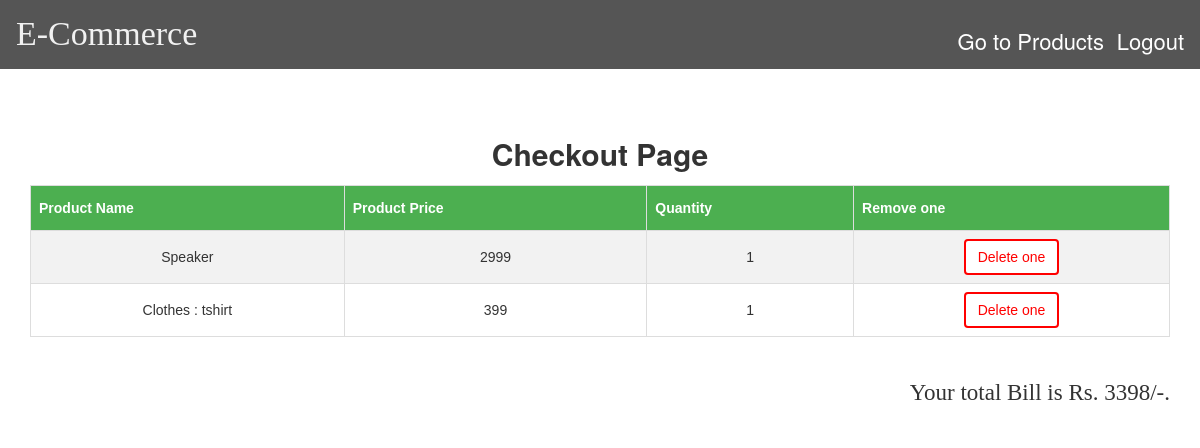
The app's page /Cart.php (signed in) with its own data.
### tables this page shows
CREATE TABLE `user_products` (
  `id` int(11) NOT NULL,
  `prodid` int(11) NOT NULL,
  `userid` int(11) NOT NULL,
  `prodname` varchar(50) DEFAULT NULL,
  `quantity` int(11) DEFAULT NULL
);

CREATE TABLE `products` (
  `Id` int(11) NOT NULL,
  `Productname` varchar(255) NOT NULL,
  `Price` int(11) DEFAULT NULL,
  `Quantity` int(11) DEFAULT NULL,
  `ProdImage` varchar(50) DEFAULT NULL
);

### include/checkout.php (the view, shortened to what this page needs)
<?php
    include "include/dbconnect.inc.php";
    $userid = $_SESSION['Id'];
    $sql = "SELECT * FROM products prod join user_products cartvalues on
    prod.Id = cartvalues.prodid and cartvalues.userid = '".$userid."' ";
    $result = mysqli_query($conn , $sql);
    $id = 0;
    while($row = mysqli_fetch_array($result))
    {
  if($row['quantity'] > 0 && $row['Productname']!=NULL)
  {
  echo "<tr>";
  echo "<td>" . $row['Productname'] . "</td>";
  echo "<td>" . $row['Price'] . "</td>";
  echo "<td>" . $row['quantity'] . "</td>";
  echo "<td> <button class=btn onclick=myfunction(event) id=" .$id. "> Delete one </button> </td>";
  echo "</tr>";
  $id++;
  }
}
?>

### css/table.css (style rules this page uses)
#customers td, #customers th { border: 1px solid #ddd; padding: 8px; }
#customers tr:nth-child(even) { background-color: #f2f2f2; }
.btn { color :red; border:2px solid red; background-color: white; }

### records on screen
user_products: prodid.Productname "Speaker", prodid.Price "2999", quantity "1"
user_products: prodid.Productname "Clothes : tshirt", prodid.Price "399", quantity "1"

### other values on screen
$total "3398"
